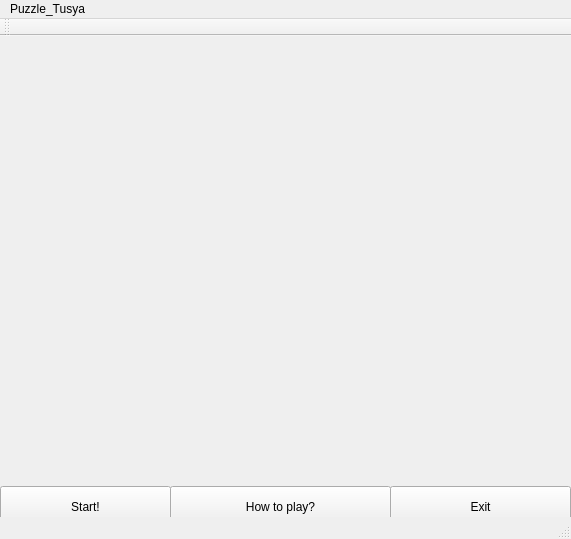
<?xml version="1.0" encoding="UTF-8"?>
<ui version="4.0">
 <class>MainWindow</class>
 <widget class="QMainWindow" name="MainWindow">
  <property name="geometry">
   <rect>
    <x>0</x>
    <y>0</y>
    <width>571</width>
    <height>539</height>
   </rect>
  </property>
  <property name="sizePolicy">
   <sizepolicy hsizetype="Fixed" vsizetype="Fixed">
    <horstretch>0</horstretch>
    <verstretch>0</verstretch>
   </sizepolicy>
  </property>
  <property name="windowTitle">
   <string>MainWindow</string>
  </property>
  <widget class="QWidget" name="centralWidget">
   <widget class="QPushButton" name="pushButton">
    <property name="geometry">
     <rect>
      <x>0</x>
      <y>450</y>
      <width>171</width>
      <height>41</height>
     </rect>
    </property>
    <property name="text">
     <string>Start!</string>
    </property>
    <property name="iconSize">
     <size>
      <width>100</width>
      <height>100</height>
     </size>
    </property>
   </widget>
   <widget class="QPushButton" name="pushButton_4">
    <property name="geometry">
     <rect>
      <x>390</x>
      <y>450</y>
      <width>181</width>
      <height>41</height>
     </rect>
    </property>
    <property name="text">
     <string>Exit</string>
    </property>
    <property name="iconSize">
     <size>
      <width>100</width>
      <height>100</height>
     </size>
    </property>
   </widget>
   <widget class="QLabel" name="lbTusya">
    <property name="geometry">
     <rect>
      <x>0</x>
      <y>0</y>
      <width>571</width>
      <height>451</height>
     </rect>
    </property>
    <property name="sizePolicy">
     <sizepolicy hsizetype="Fixed" vsizetype="Fixed">
      <horstretch>0</horstretch>
      <verstretch>0</verstretch>
     </sizepolicy>
    </property>
    <property name="text">
     <string/>
    </property>
    <property name="pixmap">
     <pixmap>tusya/tusya.png</pixmap>
    </property>
   </widget>
   <widget class="QPushButton" name="pushButton_2">
    <property name="geometry">
     <rect>
      <x>170</x>
      <y>450</y>
      <width>221</width>
      <height>41</height>
     </rect>
    </property>
    <property name="text">
     <string>How to play?</string>
    </property>
   </widget>
  </widget>
  <widget class="QMenuBar" name="menuBar">
   <property name="geometry">
    <rect>
     <x>0</x>
     <y>0</y>
     <width>571</width>
     <height>21</height>
    </rect>
   </property>
   <widget class="QMenu" name="menuPuzzle_Tusya">
    <property name="title">
     <string>Puzzle_Tusya</string>
    </property>
   </widget>
   <addaction name="menuPuzzle_Tusya"/>
  </widget>
  <widget class="QToolBar" name="mainToolBar">
   <attribute name="toolBarArea">
    <enum>TopToolBarArea</enum>
   </attribute>
   <attribute name="toolBarBreak">
    <bool>false</bool>
   </attribute>
  </widget>
  <widget class="QStatusBar" name="statusBar"/>
 </widget>
 <layoutdefault spacing="6" margin="11"/>
 <resources/>
 <connections/>
</ui>
